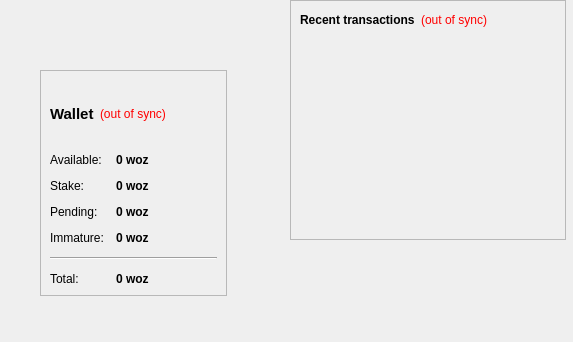
<?xml version="1.0" encoding="UTF-8"?>
<ui version="4.0">
 <class>OverviewPage</class>
 <widget class="QWidget" name="OverviewPage">
  <property name="geometry">
   <rect>
    <x>0</x>
    <y>0</y>
    <width>573</width>
    <height>342</height>
   </rect>
  </property>
  <property name="windowTitle">
   <string>Form</string>
  </property>
  <property name="styleSheet">
   <string notr="true">QListView { background: transparent; }</string>
  </property>
  <widget class="QWidget" name="layoutWidget">
   <property name="geometry">
    <rect>
     <x>40</x>
     <y>70</y>
     <width>187</width>
     <height>226</height>
    </rect>
   </property>
   <layout class="QVBoxLayout" name="verticalLayout_2">
    <item>
     <widget class="QFrame" name="frame">
      <property name="styleSheet">
       <string notr="true">QListView { background: transparent; }</string>
      </property>
      <property name="frameShape">
       <enum>QFrame::StyledPanel</enum>
      </property>
      <property name="frameShadow">
       <enum>QFrame::Raised</enum>
      </property>
      <layout class="QVBoxLayout" name="verticalLayout_4">
       <item>
        <layout class="QHBoxLayout" name="horizontalLayout_4">
         <item>
          <widget class="QLabel" name="label_5">
           <property name="font">
            <font>
             <pointsize>11</pointsize>
             <weight>75</weight>
             <bold>true</bold>
            </font>
           </property>
           <property name="text">
            <string>Wallet</string>
           </property>
          </widget>
         </item>
         <item>
          <widget class="QLabel" name="labelWalletStatus">
           <property name="toolTip">
            <string>The displayed information may be out of date. Your wallet automatically synchronizes with the Wozniak network after a connection is established, but this process has not completed yet.</string>
           </property>
           <property name="styleSheet">
            <string notr="true">QLabel { color: red; }</string>
           </property>
           <property name="text">
            <string notr="true">(out of sync)</string>
           </property>
           <property name="alignment">
            <set>Qt::AlignLeading|Qt::AlignLeft|Qt::AlignVCenter</set>
           </property>
          </widget>
         </item>
         <item>
          <spacer name="horizontalSpacer_2">
           <property name="orientation">
            <enum>Qt::Horizontal</enum>
           </property>
           <property name="sizeHint" stdset="0">
            <size>
             <width>40</width>
             <height>20</height>
            </size>
           </property>
          </spacer>
         </item>
        </layout>
       </item>
       <item>
        <layout class="QFormLayout" name="formLayout_2">
         <property name="fieldGrowthPolicy">
          <enum>QFormLayout::AllNonFixedFieldsGrow</enum>
         </property>
         <property name="horizontalSpacing">
          <number>12</number>
         </property>
         <property name="verticalSpacing">
          <number>12</number>
         </property>
         <item row="0" column="0">
          <widget class="QLabel" name="label">
           <property name="text">
            <string>Available:</string>
           </property>
          </widget>
         </item>
         <item row="0" column="1">
          <widget class="QLabel" name="labelBalance">
           <property name="font">
            <font>
             <weight>75</weight>
             <bold>true</bold>
            </font>
           </property>
           <property name="cursor">
            <cursorShape>IBeamCursor</cursorShape>
           </property>
           <property name="toolTip">
            <string>Your current spendable balance</string>
           </property>
           <property name="text">
            <string notr="true">0 woz</string>
           </property>
           <property name="textInteractionFlags">
            <set>Qt::LinksAccessibleByMouse|Qt::TextSelectableByKeyboard|Qt::TextSelectableByMouse</set>
           </property>
          </widget>
         </item>
         <item row="1" column="0">
          <widget class="QLabel" name="label_6">
           <property name="text">
            <string>Stake:</string>
           </property>
          </widget>
         </item>
         <item row="1" column="1">
          <widget class="QLabel" name="labelStake">
           <property name="font">
            <font>
             <weight>75</weight>
             <bold>true</bold>
            </font>
           </property>
           <property name="cursor">
            <cursorShape>IBeamCursor</cursorShape>
           </property>
           <property name="toolTip">
            <string>Total of coins that was staked, and do not yet count toward the current balance</string>
           </property>
           <property name="text">
            <string notr="true">0 woz</string>
           </property>
           <property name="textInteractionFlags">
            <set>Qt::LinksAccessibleByMouse|Qt::TextSelectableByKeyboard|Qt::TextSelectableByMouse</set>
           </property>
          </widget>
         </item>
         <item row="2" column="0">
          <widget class="QLabel" name="label_3">
           <property name="text">
            <string>Pending:</string>
           </property>
          </widget>
         </item>
         <item row="3" column="0">
          <widget class="QLabel" name="labelImmatureText">
           <property name="text">
            <string>Immature:</string>
           </property>
          </widget>
         </item>
         <item row="3" column="1">
          <widget class="QLabel" name="labelImmature">
           <property name="font">
            <font>
             <weight>75</weight>
             <bold>true</bold>
            </font>
           </property>
           <property name="toolTip">
            <string>Mined balance that has not yet matured</string>
           </property>
           <property name="text">
            <string notr="true">0 woz</string>
           </property>
           <property name="textInteractionFlags">
            <set>Qt::LinksAccessibleByMouse|Qt::TextSelectableByKeyboard|Qt::TextSelectableByMouse</set>
           </property>
          </widget>
         </item>
         <item row="4" column="0" colspan="2">
          <widget class="Line" name="line">
           <property name="orientation">
            <enum>Qt::Horizontal</enum>
           </property>
          </widget>
         </item>
         <item row="5" column="0">
          <widget class="QLabel" name="labelTotalText">
           <property name="text">
            <string>Total:</string>
           </property>
          </widget>
         </item>
         <item row="5" column="1">
          <widget class="QLabel" name="labelTotal">
           <property name="font">
            <font>
             <weight>75</weight>
             <bold>true</bold>
            </font>
           </property>
           <property name="cursor">
            <cursorShape>IBeamCursor</cursorShape>
           </property>
           <property name="toolTip">
            <string>Your current total balance</string>
           </property>
           <property name="text">
            <string notr="true">0 woz</string>
           </property>
           <property name="textInteractionFlags">
            <set>Qt::LinksAccessibleByMouse|Qt::TextSelectableByKeyboard|Qt::TextSelectableByMouse</set>
           </property>
          </widget>
         </item>
         <item row="2" column="1">
          <widget class="QLabel" name="labelUnconfirmed">
           <property name="font">
            <font>
             <weight>75</weight>
             <bold>true</bold>
            </font>
           </property>
           <property name="cursor">
            <cursorShape>IBeamCursor</cursorShape>
           </property>
           <property name="toolTip">
            <string>Total of transactions that have yet to be confirmed, and do not yet count toward the current balance</string>
           </property>
           <property name="text">
            <string notr="true">0 woz</string>
           </property>
           <property name="textInteractionFlags">
            <set>Qt::LinksAccessibleByMouse|Qt::TextSelectableByKeyboard|Qt::TextSelectableByMouse</set>
           </property>
          </widget>
         </item>
        </layout>
       </item>
      </layout>
     </widget>
    </item>
   </layout>
  </widget>
  <widget class="QFrame" name="frame_2">
   <property name="geometry">
    <rect>
     <x>290</x>
     <y>0</y>
     <width>276</width>
     <height>240</height>
    </rect>
   </property>
   <property name="frameShape">
    <enum>QFrame::StyledPanel</enum>
   </property>
   <property name="frameShadow">
    <enum>QFrame::Raised</enum>
   </property>
   <layout class="QVBoxLayout" name="verticalLayout">
    <item>
     <layout class="QHBoxLayout" name="horizontalLayout_2">
      <item>
       <widget class="QLabel" name="label_4">
        <property name="text">
         <string>&lt;b&gt;Recent transactions&lt;/b&gt;</string>
        </property>
       </widget>
      </item>
      <item>
       <widget class="QLabel" name="labelTransactionsStatus">
        <property name="toolTip">
         <string>The displayed information may be out of date. Your wallet automatically synchronizes with the Wozniak network after a connection is established, but this process has not completed yet.</string>
        </property>
        <property name="styleSheet">
         <string notr="true">QLabel { color: red; }</string>
        </property>
        <property name="text">
         <string notr="true">(out of sync)</string>
        </property>
        <property name="alignment">
         <set>Qt::AlignRight|Qt::AlignTrailing|Qt::AlignVCenter</set>
        </property>
       </widget>
      </item>
      <item>
       <spacer name="horizontalSpacer">
        <property name="orientation">
         <enum>Qt::Horizontal</enum>
        </property>
        <property name="sizeHint" stdset="0">
         <size>
          <width>40</width>
          <height>20</height>
         </size>
        </property>
       </spacer>
      </item>
     </layout>
    </item>
    <item>
     <layout class="QVBoxLayout" name="verticalLayout_3">
      <item>
       <spacer name="verticalSpacer_2">
        <property name="orientation">
         <enum>Qt::Vertical</enum>
        </property>
        <property name="sizeHint" stdset="0">
         <size>
          <width>20</width>
          <height>40</height>
         </size>
        </property>
       </spacer>
      </item>
     </layout>
    </item>
    <item>
     <widget class="QListView" name="listTransactions">
      <property name="styleSheet">
       <string notr="true">QListView { background: transparent; }</string>
      </property>
      <property name="frameShape">
       <enum>QFrame::NoFrame</enum>
      </property>
      <property name="verticalScrollBarPolicy">
       <enum>Qt::ScrollBarAlwaysOff</enum>
      </property>
      <property name="horizontalScrollBarPolicy">
       <enum>Qt::ScrollBarAlwaysOff</enum>
      </property>
      <property name="selectionMode">
       <enum>QAbstractItemView::NoSelection</enum>
      </property>
     </widget>
    </item>
   </layout>
  </widget>
 </widget>
 <resources/>
 <connections/>
</ui>
